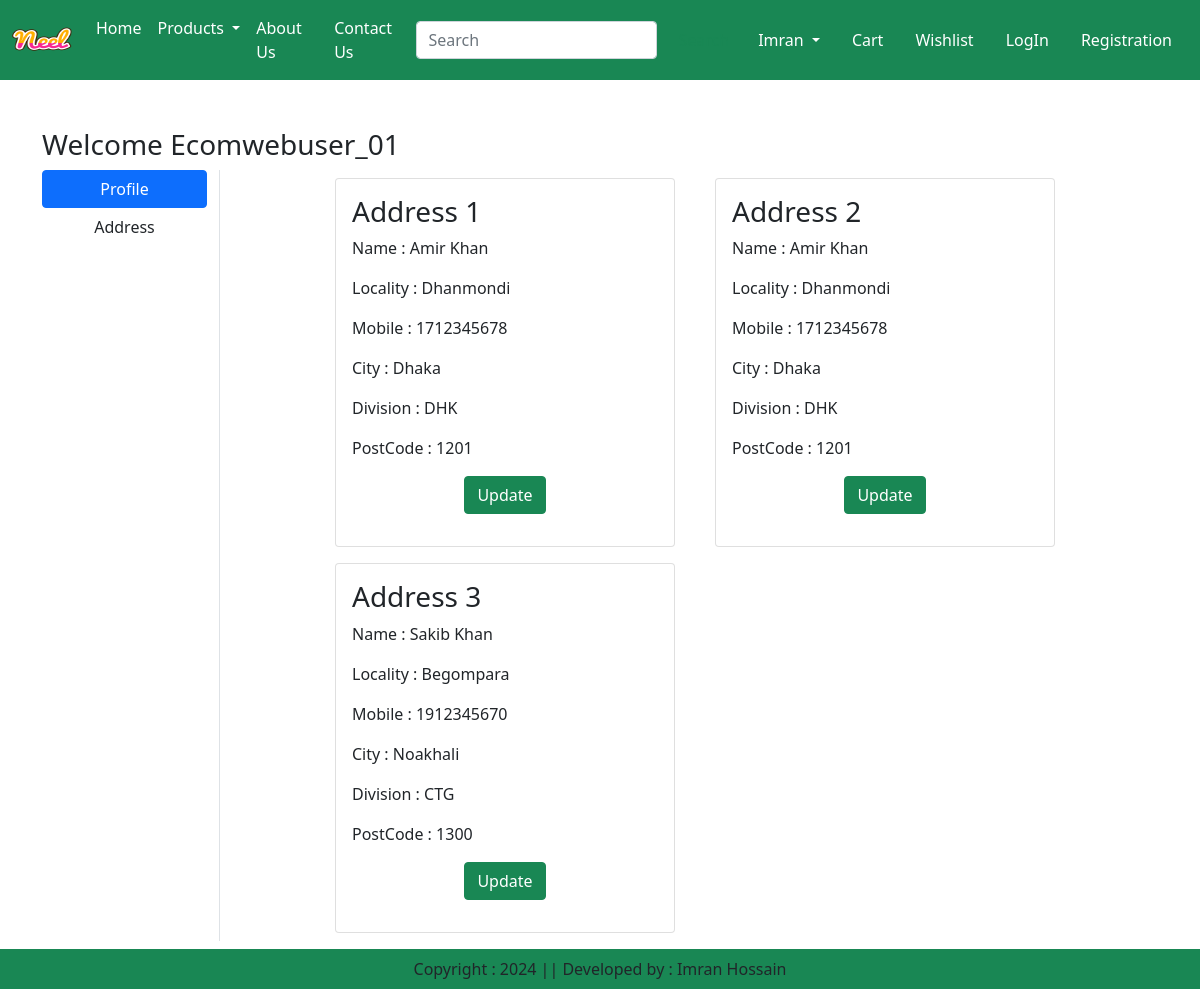
The page /address/ (signed in) on the database its author committed.
### ecom_app/models.py (models this page shows, shortened)
class Customer(models.Model):
    user = models.ForeignKey(User, on_delete=models.CASCADE)
    name = models.CharField(max_length=200)
    locality = models.CharField(max_length=200)
    city = models.CharField(max_length=60)
    mobile = models.IntegerField(default=0)
    zipcode = models.IntegerField()
    division = models.CharField(choices=DIVI_CHOICES, max_length=100)

### ecom_app/views.py (the view)
# urls.py: path("address/", views.address, name="address"),
def address(request):
    add = Customer.objects.filter(user=request.user)
    return render(request, "ecom_app/address.html", locals())

### ecom_app/templates/ecom_app/address.html (shortened to what this page needs)
{% extends 'ecom_app/base.html' %}
{% load static %}
{% block main-content %}
    <div class="container my-5">
        <div class="row">
            <h3>Welcome <span class="text-capitalize">{{request.user}}</span></h3>
            <div class="col-sm-2 border-end">
                <ul class="list-unstyled">
                    <li class="d-grid"><a href="{% url 'profile' %}" class="btn btn-primary">Profile</a></li>
                    <li class="d-grid"><a href="{% url 'address' %}" class="btn">Address</a></li>
                </ul>
            </div>
            <div class="col-sm-8 offset-sm-1">
                <div class="row">
                    {% for ad in add %}
                        <div class="col-sm-6">
                            <div class="card m-2">
                                <div class="card-body">
                                    <h3>Address {{forloop.counter}}</h3>
                                    <p>Name : {{ad.name}}</p>
                                    <p>Locality : {{ad.locality}}</p>
                                    <p>Mobile : {{ad.mobile}}</p>
                                    <p>City : {{ad.city}}</p>
                                    <p>Division : {{ad.division}}</p>
                                    <p>PostCode : {{ad.zipcode}}</p>
                                    <p class="text-center"><a href="{% url "update_address" pk=ad.id %}" type="button" class="btn btn-success">Update</a></p>
                                </div>
                            </div>
                        </div>
                    {% endfor %}
                </div>
            </div>
        </div>
    </div>
{% endblock main-content %}

### rows shown on the page
Customer: name "Amir Khan", locality "Dhanmondi", mobile "1712345678", city "Dhaka", division "DHK", zipcode "1201"
Customer: name "Amir Khan", locality "Dhanmondi", mobile "1712345678", city "Dhaka", division "DHK", zipcode "1201"
Customer: name "Sakib Khan", locality "Begompara", mobile "1912345670", city "Noakhali", division "CTG", zipcode "1300"

### other values the page prints
{{ request.user }} "Ecomwebuser_01"
